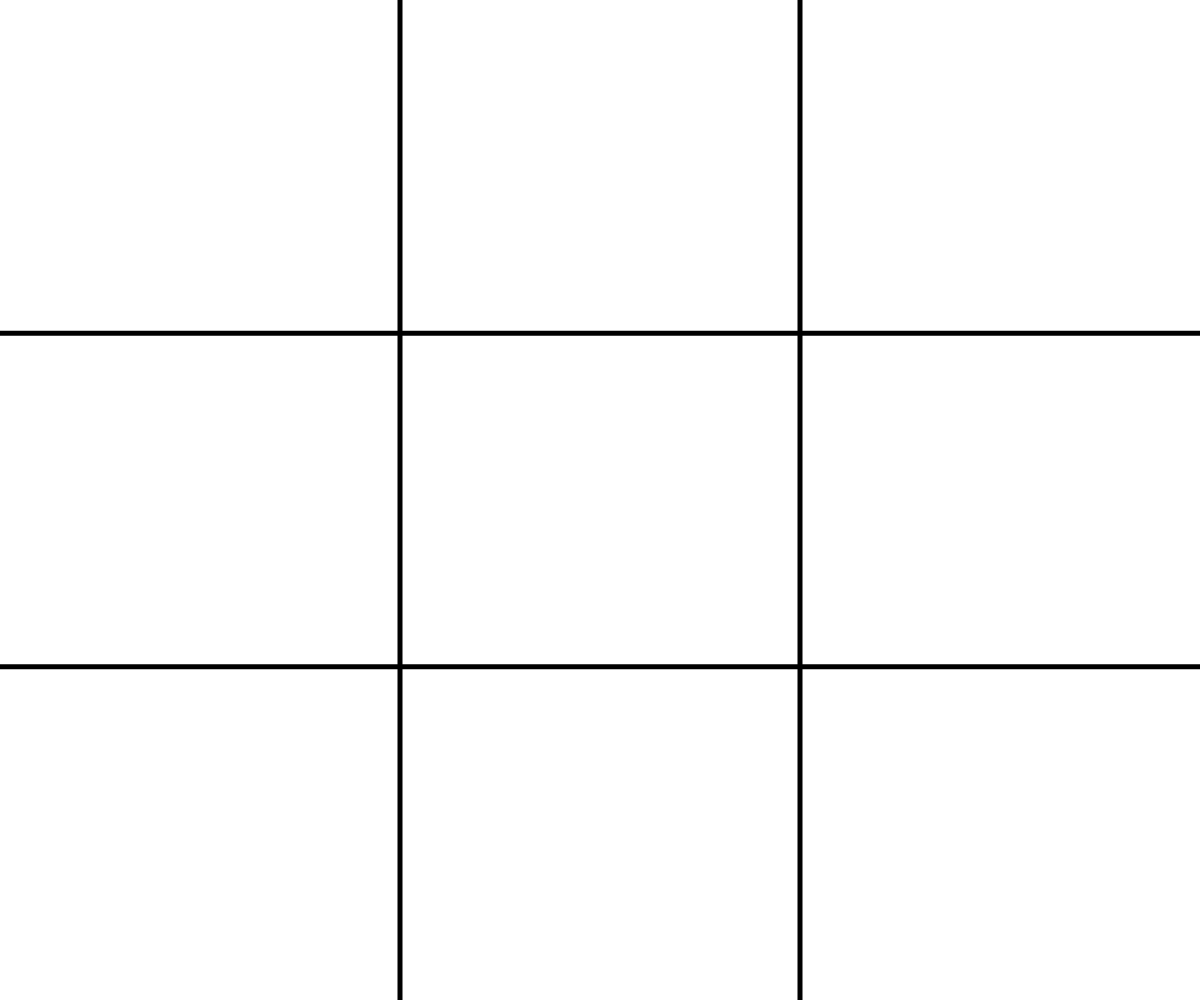
Frame 1 (no input)
Frame 60 (no input): identical to frame 1, image omitted
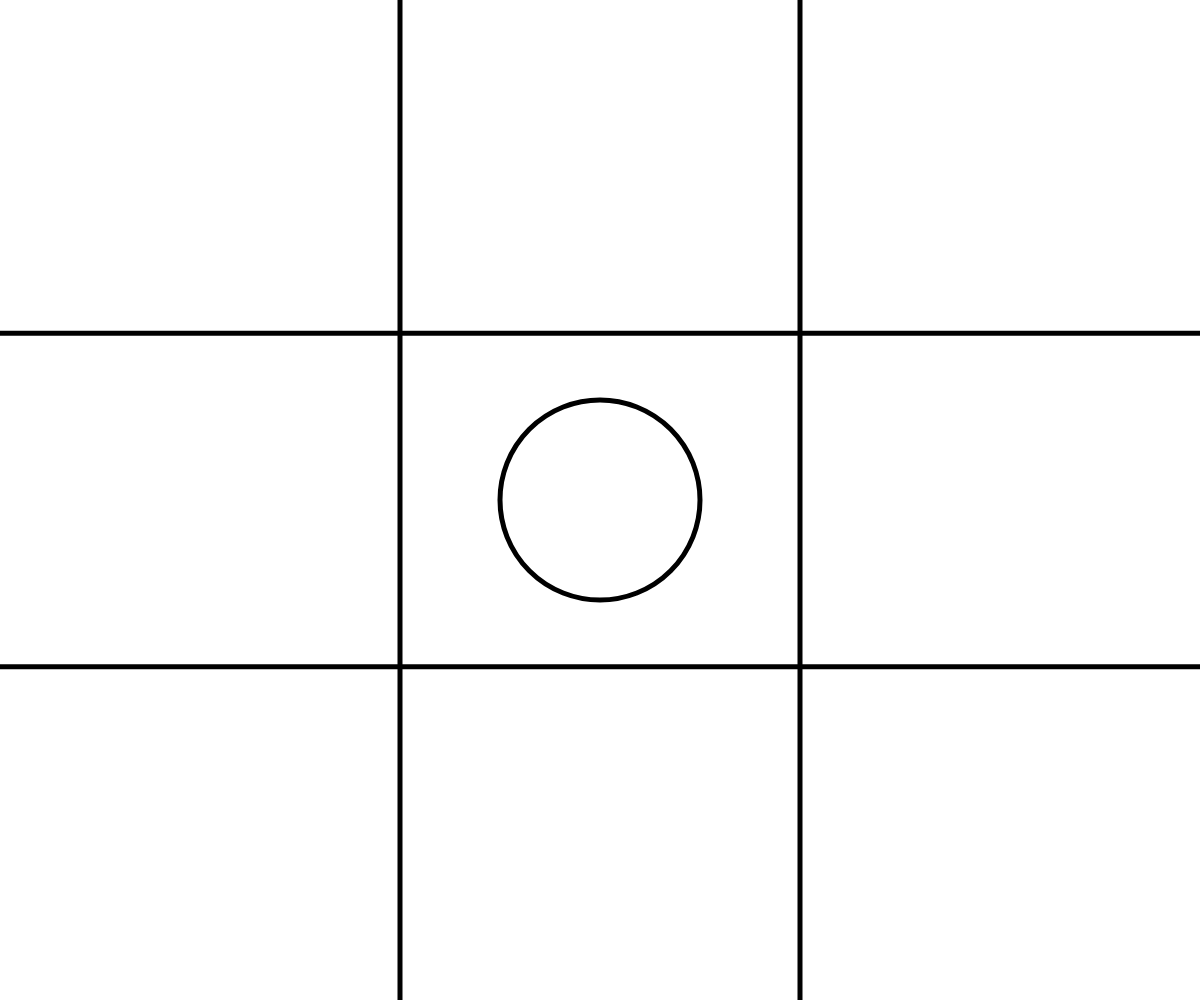
Frame 120 (the mouse pressed at the canvas centre since frame 60)

The p5.js sketch that drew these frames (run headless with seeded random() and noise() and a simulated clock; from frame 60 on, the mouse is pressed at the canvas centre):

// p5.js sketch
// ── sketch.js
// Tik Tac Toe
// Sadique
// Sept 21 2022
//
// Extra for Experts:
// - describe what you did to take this project "above and beyond"

let grid = [
  ["", "", ""],
  ["", "", ""],
  ["", "", ""]
];

let w;
let h;

let bot = "X";
let player = "O";
let currentPlayer = player;

function setup() {
  createCanvas(windowWidth, windowHeight);
  w = width / 3;
  h = height / 3;
}

function inARow(a, b, c) {
  return a === b && b === c && a != "";
}

// Checking Who Won
function checkWinner() {
  let winner = null;

  // Horizontal
  for (let i = 0; i < 3; i++) {
    if (inARow(grid[i][0], grid[i][1], grid[i][2])) {
      winner = grid[i][0];
    }
  }

  // Vertical
  for (let i = 0; i < 3; i++) {
    if (inARow(grid[0][i], grid[1][i], grid[2][i])) {
      winner = grid[0][i];
    }
  }

  // Diagonal
  if (inARow(grid[0][0], grid[1][1], grid[2][2])) {
    winner = grid[0][0];
  }
  if (inARow(grid[2][0], grid[1][1], grid[0][2])) {
    winner = grid[2][0];
  }

  // Indicating which spots are "empty"
  let empty = 0;
  for (let i = 0; i < 3; i++) {
    for (let j = 0; j < 3; j++) {
      if (grid[i][j] === "") {
        empty++;
      }
    }
  }

  if (winner === null && empty === 0) {
  } else {
    return winner;
  }
}

function mousePressed() {
  if (currentPlayer === player) {
    // player make turn
    let i = floor(mouseX / w);
    let j = floor(mouseY / h);
    // If valid turn
    if (grid[i][j] === "") {
      grid[i][j] = player;
      currentPlayer = bot;
    }
  }
}

// Drawing the Grid
function createGrid() {
  strokeWeight(5);
  line(w, 0, w, height);
  line(w * 2, 0, w * 2, height);
  line(0, h, width, h);
  line(0, h * 2, width, h * 2);  
}

function draw() {
  background("white");
  createGrid();
  for (let j = 0; j < 3; j++) {
    for (let i = 0; i < 3; i++) {
      let x = w * i + w / 2;
      let y = h * j + h / 2;
      let spot = grid[i][j];
      textSize(32);
      let r = w / 4;
      if (spot === player) {
        circle(x, y, r * 2);
      }
      
      else if (spot === bot) {
        line(x - r, y - r, x + r, y + r);
        line(x + r, y - r, x - r, y + r);
      }
    }
  }

  // let result = checkWinner();
  // if (result != null) {
  //   noLoop();
  //   let results = createP("");
  //   results.style("font-size", "32pt");
  //   if (result === "tie") {
  //     results.html("Tie!");
  //   } else {
  //     results.html(`${result} wins!`);
  //   }
  // }
}
